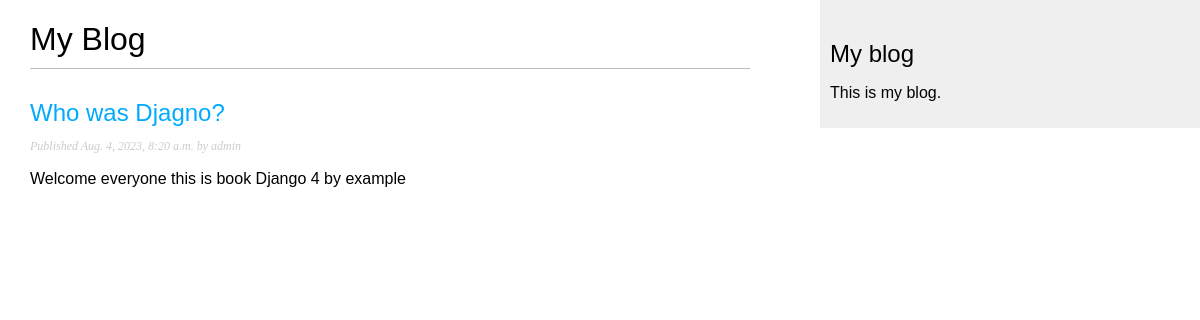
/blog/, run on an earlier commit of the app's database.
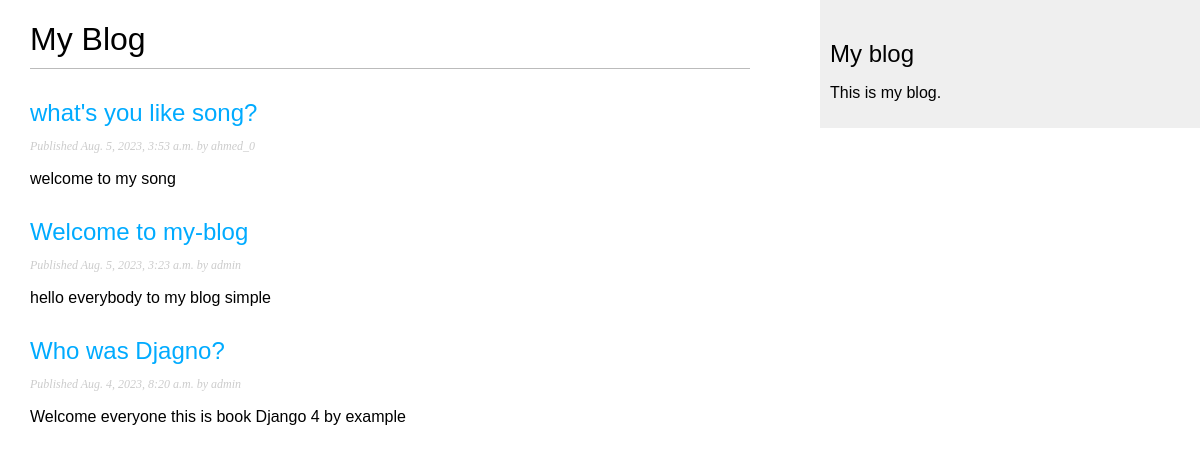
And on a later commit of the database.
### blog/models.py (models this page shows, shortened)
class Post(models.Model):
    class Status(models.TextChoices):
        DRAFT = 'DF', 'Draft'
        PUBLISHED = 'PB', 'Published'
    title = models.CharField(max_length=250)
    slug = models.SlugField(max_length=250)
    author = models.ForeignKey(User,on_delete=models.CASCADE,related_name='blog_posts')
    body = models.TextField()
    publish = models.DateTimeField(default=timezone.now)
    created = models.DateTimeField(auto_now_add=True)
    update = models.DateTimeField(auto_now_add=True)
    status = models.CharField(max_length=2,choices=Status.choices, default=Status.DRAFT)
    class Meta:
        ordering = ['-publish']
        indexes = [models.Index(fields=['-publish']), ]

### blog/views.py (the view)
# urls.py: path('', views.post_list, name='post_list'),
def post_list(request):
    posts = Post.objects.all()
    return render(request, 'blog/post/list.html', {'posts':posts})

### blog/templates/blog/post/list.html (shortened to what this page needs)
{% extends "blog/base.html" %}
{% block content %}
 <h1>My Blog</h1>
 {% for post in posts %}
 <h2>
 <a href="{% url 'blog:post_detail' post.id %}">
 {{ post.title }}
 </a>
 </h2>
 <p class="date">
 Published {{ post.publish }} by {{ post.author }}
 </p>
 {{ post.body|truncatewords:30|linebreaks }}
 {% endfor %}
{% endblock %}

### blog/templates/blog/base.html (shortened to what this page needs)
{% load static %}
<!DOCTYPE html>
<html>
<head>
 <link href="{% static "blog/style.css" %}" rel="stylesheet">
</head>
<body>
 <div id="content">
 {% block content %}
 {% endblock %}
 </div>
 <div id="sidebar">
 <h2>My blog</h2>
  <p>This is my blog.</p>
 </div>
</body>
</html>

### blog/static/blog/style.css (style rules this page uses)
body { margin:0; padding:0; font-family:helvetica, sans-serif; }
a { color:#00abff; text-decoration:none; }
h1 { font-weight:normal; border-bottom:1px solid #bbb; padding:0 0 10px 0; }
h2 { font-weight:normal; margin:30px 0 0; }
#content { float:left; width:60%; padding:0 0 0 30px; }
#sidebar { float:right; width:30%; padding:10px; background:#efefef; height:100%; }
p.date { color:#ccc; font-family: georgia, serif; font-size: 12px; font-style: italic; }

What changed in the data, as far as the page shows it:
added Post: title "what's you like song?", publish "Aug. 5, 2023, 3:53 a.m.", author "ahmed_0", body "welcome to my song"
added Post: title "Welcome to my-blog", publish "Aug. 5, 2023, 3:23 a.m.", author "admin", body "hello everybody to my blog simple"
